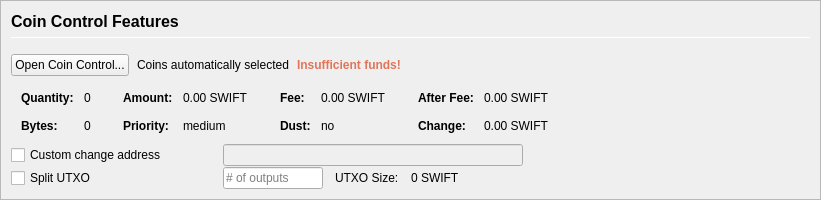
         <widget class="QFrame" name="frameCoinControl">
          <property name="sizePolicy">
           <sizepolicy hsizetype="Expanding" vsizetype="Expanding">
            <horstretch>0</horstretch>
            <verstretch>0</verstretch>
           </sizepolicy>
          </property>
          <property name="maximumSize">
           <size>
            <width>16777215</width>
            <height>16777215</height>
           </size>
          </property>
          <property name="frameShape">
           <enum>QFrame::StyledPanel</enum>
          </property>
          <property name="frameShadow">
           <enum>QFrame::Sunken</enum>
          </property>
          <layout class="QVBoxLayout" name="verticalLayoutCoinControl2">
           <property name="spacing">
            <number>0</number>
           </property>
           <property name="leftMargin">
            <number>0</number>
           </property>
           <property name="topMargin">
            <number>0</number>
           </property>
           <property name="rightMargin">
            <number>0</number>
           </property>
           <property name="bottomMargin">
            <number>0</number>
           </property>
           <item>
            <widget class="QFrame" name="frameCoinControl_BG">
             <layout class="QVBoxLayout" name="verticalLayoutCoinControl" stretch="0,0,0,0,0,0">
              <property name="spacing">
               <number>1</number>
              </property>
              <property name="leftMargin">
               <number>10</number>
              </property>
              <property name="topMargin">
               <number>10</number>
              </property>
              <item>
               <layout class="QHBoxLayout" name="horizontalLayoutCoinControl1">
                <property name="bottomMargin">
                 <number>15</number>
                </property>
                <item>
                 <layout class="QVBoxLayout" name="verticalLayout_3">
                  <property name="spacing">
                   <number>6</number>
                  </property>
                  <item>
                   <widget class="QLabel" name="labelCoinControlFeatures">
                    <property name="sizePolicy">
                     <sizepolicy hsizetype="Preferred" vsizetype="Maximum">
                      <horstretch>0</horstretch>
                      <verstretch>0</verstretch>
                     </sizepolicy>
                    </property>
                    <property name="minimumSize">
                     <size>
                      <width>0</width>
                      <height>20</height>
                     </size>
                    </property>
                    <property name="font">
                     <font>
                      <pointsize>12</pointsize>
                      <weight>75</weight>
                      <bold>true</bold>
                     </font>
                    </property>
                    <property name="styleSheet">
                     <string notr="true">font-weight:bold;</string>
                    </property>
                    <property name="text">
                     <string>Coin Control Features</string>
                    </property>
                   </widget>
                  </item>
                  <item>
                   <widget class="Line" name="line">
                    <property name="minimumSize">
                     <size>
                      <width>0</width>
                      <height>1</height>
                     </size>
                    </property>
                    <property name="maximumSize">
                     <size>
                      <width>16777215</width>
                      <height>1</height>
                     </size>
                    </property>
                    <property name="orientation">
                     <enum>Qt::Horizontal</enum>
                    </property>
                   </widget>
                  </item>
                 </layout>
                </item>
               </layout>
              </item>
              <item>
               <layout class="QHBoxLayout" name="horizontalLayoutCoinControl2" stretch="0,0,0,0">
                <property name="spacing">
                 <number>8</number>
                </property>
                <property name="bottomMargin">
                 <number>10</number>
                </property>
                <item>
                 <widget class="QPushButton" name="pushButtonCoinControl">
                  <property name="styleSheet">
                   <string notr="true"/>
                  </property>
                  <property name="text">
                   <string>Open Coin Control...</string>
                  </property>
                  <property name="autoDefault">
                   <bool>false</bool>
                  </property>
                 </widget>
                </item>
                <item>
                 <widget class="QLabel" name="labelCoinControlAutomaticallySelected">
                  <property name="text">
                   <string>Coins automatically selected</string>
                  </property>
                  <property name="margin">
                   <number>5</number>
                  </property>
                 </widget>
                </item>
                <item>
                 <widget class="QLabel" name="labelCoinControlInsuffFunds">
                  <property name="font">
                   <font>
                    <weight>75</weight>
                    <bold>true</bold>
                   </font>
                  </property>
                  <property name="styleSheet">
                   <string notr="true">color: #E1755A; font-weight: bold;</string>
                  </property>
                  <property name="text">
                   <string>Insufficient funds!</string>
                  </property>
                  <property name="margin">
                   <number>5</number>
                  </property>
                 </widget>
                </item>
                <item>
                 <spacer name="horizontalSpacerCoinControl">
                  <property name="orientation">
                   <enum>Qt::Horizontal</enum>
                  </property>
                  <property name="sizeHint" stdset="0">
                   <size>
                    <width>40</width>
                    <height>1</height>
                   </size>
                  </property>
                 </spacer>
                </item>
               </layout>
              </item>
              <item>
               <widget class="QWidget" name="widgetCoinControl" native="true">
                <property name="sizePolicy">
                 <sizepolicy hsizetype="Preferred" vsizetype="Preferred">
                  <horstretch>0</horstretch>
                  <verstretch>0</verstretch>
                 </sizepolicy>
                </property>
                <property name="minimumSize">
                 <size>
                  <width>0</width>
                  <height>0</height>
                 </size>
                </property>
                <property name="styleSheet">
                 <string notr="true"/>
                </property>
                <layout class="QHBoxLayout" name="horizontalLayoutCoinControl5">
                 <property name="leftMargin">
                  <number>0</number>
                 </property>
                 <property name="topMargin">
                  <number>0</number>
                 </property>
                 <property name="rightMargin">
                  <number>0</number>
                 </property>
                 <property name="bottomMargin">
                  <number>0</number>
                 </property>
                 <item>
                  <layout class="QHBoxLayout" name="horizontalLayoutCoinControl3" stretch="0,0,0,1">
                   <property name="spacing">
                    <number>20</number>
                   </property>
                   <property name="topMargin">
                    <number>0</number>
                   </property>
                   <property name="bottomMargin">
                    <number>10</number>
                   </property>
                   <item>
                    <layout class="QFormLayout" name="formLayoutCoinControl1">
                     <property name="horizontalSpacing">
                      <number>10</number>
                     </property>
                     <property name="verticalSpacing">
                      <number>14</number>
                     </property>
                     <property name="leftMargin">
                      <number>10</number>
                     </property>
                     <property name="topMargin">
                      <number>4</number>
                     </property>
                     <property name="rightMargin">
                      <number>6</number>
                     </property>
                     <item row="0" column="0">
                      <widget class="QLabel" name="labelCoinControlQuantityText">
                       <property name="font">
                        <font>
                         <weight>75</weight>
                         <bold>true</bold>
                        </font>
                       </property>
                       <property name="text">
                        <string>Quantity:</string>
                       </property>
                       <property name="margin">
                        <number>0</number>
                       </property>
                      </widget>
                     </item>
                     <item row="0" column="1">
                      <widget class="QLabel" name="labelCoinControlQuantity">
                       <property name="cursor">
                        <cursorShape>IBeamCursor</cursorShape>
                       </property>
                       <property name="contextMenuPolicy">
                        <enum>Qt::ActionsContextMenu</enum>
                       </property>
                       <property name="text">
                        <string notr="true">0</string>
                       </property>
                       <property name="margin">
                        <number>0</number>
                       </property>
                       <property name="textInteractionFlags">
                        <set>Qt::LinksAccessibleByMouse|Qt::TextSelectableByKeyboard|Qt::TextSelectableByMouse</set>
                       </property>
                      </widget>
                     </item>
                     <item row="1" column="0">
                      <widget class="QLabel" name="labelCoinControlBytesText">
                       <property name="font">
                        <font>
                         <weight>75</weight>
                         <bold>true</bold>
                        </font>
                       </property>
                       <property name="text">
                        <string>Bytes:</string>
                       </property>
                      </widget>
                     </item>
                     <item row="1" column="1">
                      <widget class="QLabel" name="labelCoinControlBytes">
                       <property name="cursor">
                        <cursorShape>IBeamCursor</cursorShape>
                       </property>
                       <property name="contextMenuPolicy">
                        <enum>Qt::ActionsContextMenu</enum>
                       </property>
                       <property name="text">
                        <string notr="true">0</string>
                       </property>
                       <property name="textInteractionFlags">
                        <set>Qt::LinksAccessibleByMouse|Qt::TextSelectableByKeyboard|Qt::TextSelectableByMouse</set>
                       </property>
                      </widget>
                     </item>
                    </layout>
                   </item>
                   <item>
                    <layout class="QFormLayout" name="formLayoutCoinControl2">
                     <property name="horizontalSpacing">
                      <number>10</number>
                     </property>
                     <property name="verticalSpacing">
                      <number>14</number>
                     </property>
                     <property name="leftMargin">
                      <number>6</number>
                     </property>
                     <property name="topMargin">
                      <number>4</number>
                     </property>
                     <property name="rightMargin">
                      <number>6</number>
                     </property>
                     <item row="0" column="0">
                      <widget class="QLabel" name="labelCoinControlAmountText">
                       <property name="font">
                        <font>
                         <weight>75</weight>
                         <bold>true</bold>
                        </font>
                       </property>
                       <property name="text">
                        <string>Amount:</string>
                       </property>
                       <property name="margin">
                        <number>0</number>
                       </property>
                      </widget>
                     </item>
                     <item row="0" column="1">
                      <widget class="QLabel" name="labelCoinControlAmount">
                       <property name="cursor">
                        <cursorShape>IBeamCursor</cursorShape>
                       </property>
                       <property name="contextMenuPolicy">
                        <enum>Qt::ActionsContextMenu</enum>
                       </property>
                       <property name="text">
                        <string notr="true">0.00 SWIFT</string>
                       </property>
                       <property name="textInteractionFlags">
                        <set>Qt::LinksAccessibleByMouse|Qt::TextSelectableByKeyboard|Qt::TextSelectableByMouse</set>
                       </property>
                      </widget>
                     </item>
                     <item row="1" column="0">
                      <widget class="QLabel" name="labelCoinControlPriorityText">
                       <property name="font">
                        <font>
                         <weight>75</weight>
                         <bold>true</bold>
                        </font>
                       </property>
                       <property name="text">
                        <string>Priority:</string>
                       </property>
                      </widget>
                     </item>
                     <item row="1" column="1">
                      <widget class="QLabel" name="labelCoinControlPriority">
                       <property name="cursor">
                        <cursorShape>IBeamCursor</cursorShape>
                       </property>
                       <property name="contextMenuPolicy">
                        <enum>Qt::ActionsContextMenu</enum>
                       </property>
                       <property name="text">
                        <string>medium</string>
                       </property>
                       <property name="textInteractionFlags">
                        <set>Qt::LinksAccessibleByMouse|Qt::TextSelectableByKeyboard|Qt::TextSelectableByMouse</set>
                       </property>
                      </widget>
                     </item>
                    </layout>
                   </item>
                   <item>
                    <layout class="QFormLayout" name="formLayoutCoinControl3">
                     <property name="horizontalSpacing">
                      <number>10</number>
                     </property>
                     <property name="verticalSpacing">
                      <number>14</number>
                     </property>
                     <property name="leftMargin">
                      <number>6</number>
                     </property>
                     <property name="topMargin">
                      <number>4</number>
                     </property>
                     <property name="rightMargin">
                      <number>6</number>
                     </property>
                     <item row="0" column="0">
                      <widget class="QLabel" name="labelCoinControlFeeText">
                       <property name="font">
                        <font>
                         <weight>75</weight>
                         <bold>true</bold>
                        </font>
                       </property>
                       <property name="text">
                        <string>Fee:</string>
                       </property>
                       <property name="margin">
                        <number>0</number>
                       </property>
                      </widget>
                     </item>
                     <item row="0" column="1">
                      <widget class="QLabel" name="labelCoinControlFee">
                       <property name="cursor">
                        <cursorShape>IBeamCursor</cursorShape>
                       </property>
                       <property name="contextMenuPolicy">
                        <enum>Qt::ActionsContextMenu</enum>
                       </property>
                       <property name="text">
                        <string notr="true">0.00 SWIFT</string>
                       </property>
                       <property name="textInteractionFlags">
                        <set>Qt::LinksAccessibleByMouse|Qt::TextSelectableByKeyboard|Qt::TextSelectableByMouse</set>
                       </property>
                      </widget>
                     </item>
                     <item row="1" column="0">
                      <widget class="QLabel" name="labelCoinControlLowOutputText">
                       <property name="font">
                        <font>
                         <weight>75</weight>
                         <bold>true</bold>
                        </font>
                       </property>
                       <property name="text">
                        <string>Dust:</string>
                       </property>
                      </widget>
                     </item>
                     <item row="1" column="1">
                      <widget class="QLabel" name="labelCoinControlLowOutput">
                       <property name="cursor">
                        <cursorShape>IBeamCursor</cursorShape>
                       </property>
                       <property name="contextMenuPolicy">
                        <enum>Qt::ActionsContextMenu</enum>
                       </property>
                       <property name="text">
                        <string>no</string>
                       </property>
                       <property name="textInteractionFlags">
                        <set>Qt::LinksAccessibleByMouse|Qt::TextSelectableByKeyboard|Qt::TextSelectableByMouse</set>
                       </property>
                      </widget>
                     </item>
                    </layout>
                   </item>
                   <item>
                    <layout class="QFormLayout" name="formLayoutCoinControl4">
                     <property name="horizontalSpacing">
                      <number>10</number>
                     </property>
                     <property name="verticalSpacing">
                      <number>14</number>
                     </property>
                     <property name="leftMargin">
                      <number>6</number>
                     </property>
                     <property name="topMargin">
                      <number>4</number>
                     </property>
                     <property name="rightMargin">
                      <number>6</number>
                     </property>
                     <item row="0" column="0">
                      <widget class="QLabel" name="labelCoinControlAfterFeeText">
                       <property name="font">
                        <font>
                         <weight>75</weight>
                         <bold>true</bold>
                        </font>
                       </property>
                       <property name="text">
                        <string>After Fee:</string>
                       </property>
                       <property name="margin">
                        <number>0</number>
                       </property>
                      </widget>
                     </item>
                     <item row="0" column="1">
                      <widget class="QLabel" name="labelCoinControlAfterFee">
                       <property name="cursor">
                        <cursorShape>IBeamCursor</cursorShape>
                       </property>
                       <property name="contextMenuPolicy">
                        <enum>Qt::ActionsContextMenu</enum>
                       </property>
                       <property name="text">
                        <string notr="true">0.00 SWIFT</string>
                       </property>
                       <property name="textInteractionFlags">
                        <set>Qt::LinksAccessibleByMouse|Qt::TextSelectableByKeyboard|Qt::TextSelectableByMouse</set>
                       </property>
                      </widget>
                     </item>
                     <item row="1" column="0">
                      <widget class="QLabel" name="labelCoinControlChangeText">
                       <property name="font">
                        <font>
                         <weight>75</weight>
                         <bold>true</bold>
                        </font>
                       </property>
                       <property name="text">
                        <string>Change:</string>
                       </property>
                      </widget>
                     </item>
                     <item row="1" column="1">
                      <widget class="QLabel" name="labelCoinControlChange">
                       <property name="cursor">
                        <cursorShape>IBeamCursor</cursorShape>
                       </property>
                       <property name="contextMenuPolicy">
                        <enum>Qt::ActionsContextMenu</enum>
                       </property>
                       <property name="text">
                        <string notr="true">0.00 SWIFT</string>
                       </property>
                       <property name="textInteractionFlags">
                        <set>Qt::LinksAccessibleByMouse|Qt::TextSelectableByKeyboard|Qt::TextSelectableByMouse</set>
                       </property>
                      </widget>
                     </item>
                    </layout>
                   </item>
                  </layout>
                 </item>
                </layout>
               </widget>
              </item>
              <item>
               <layout class="QHBoxLayout" name="horizontalLayoutCoinControl4">
                <property name="spacing">
                 <number>12</number>
                </property>
                <property name="sizeConstraint">
                 <enum>QLayout::SetDefaultConstraint</enum>
                </property>
                <property name="topMargin">
                 <number>0</number>
                </property>
                <property name="rightMargin">
                 <number>0</number>
                </property>
                <item>
                 <widget class="QCheckBox" name="checkBoxCoinControlChange">
                  <property name="sizePolicy">
                   <sizepolicy hsizetype="Preferred" vsizetype="Preferred">
                    <horstretch>0</horstretch>
                    <verstretch>0</verstretch>
                   </sizepolicy>
                  </property>
                  <property name="minimumSize">
                   <size>
                    <width>200</width>
                    <height>0</height>
                   </size>
                  </property>
                  <property name="maximumSize">
                   <size>
                    <width>200</width>
                    <height>16777215</height>
                   </size>
                  </property>
                  <property name="toolTip">
                   <string>If this is activated, but the change address is empty or invalid, change will be sent to a newly generated address.</string>
                  </property>
                  <property name="text">
                   <string>Custom change address</string>
                  </property>
                 </widget>
                </item>
                <item>
                 <widget class="QValidatedLineEdit" name="lineEditCoinControlChange">
                  <property name="enabled">
                   <bool>false</bool>
                  </property>
                  <property name="sizePolicy">
                   <sizepolicy hsizetype="Preferred" vsizetype="Preferred">
                    <horstretch>0</horstretch>
                    <verstretch>0</verstretch>
                   </sizepolicy>
                  </property>
                  <property name="minimumSize">
                   <size>
                    <width>300</width>
                    <height>0</height>
                   </size>
                  </property>
                 </widget>
                </item>
                <item>
                 <widget class="QLabel" name="labelCoinControlChangeLabel">
                  <property name="sizePolicy">
                   <sizepolicy hsizetype="Preferred" vsizetype="Preferred">
                    <horstretch>0</horstretch>
                    <verstretch>0</verstretch>
                   </sizepolicy>
                  </property>
                  <property name="minimumSize">
                   <size>
                    <width>100</width>
                    <height>0</height>
                   </size>
                  </property>
                  <property name="text">
                   <string/>
                  </property>
                  <property name="margin">
                   <number>3</number>
                  </property>
                 </widget>
                </item>
               </layout>
              </item>
              <item>
               <layout class="QHBoxLayout" name="horizontalLayoutCoinControl6">
                <property name="spacing">
                 <number>12</number>
                </property>
                <property name="rightMargin">
                 <number>0</number>
                </property>
                <item>
                 <widget class="QCheckBox" name="splitBlockCheckBox">
                  <property name="sizePolicy">
                   <sizepolicy hsizetype="Preferred" vsizetype="Preferred">
                    <horstretch>0</horstretch>
                    <verstretch>0</verstretch>
                   </sizepolicy>
                  </property>
                  <property name="minimumSize">
                   <size>
                    <width>200</width>
                    <height>0</height>
                   </size>
                  </property>
                  <property name="maximumSize">
                   <size>
                    <width>200</width>
                    <height>16777215</height>
                   </size>
                  </property>
                  <property name="text">
                   <string>Split UTXO</string>
                  </property>
                 </widget>
                </item>
                <item>
                 <widget class="QLineEdit" name="splitBlockLineEdit">
                  <property name="sizePolicy">
                   <sizepolicy hsizetype="Preferred" vsizetype="Preferred">
                    <horstretch>50</horstretch>
                    <verstretch>0</verstretch>
                   </sizepolicy>
                  </property>
                  <property name="minimumSize">
                   <size>
                    <width>100</width>
                    <height>0</height>
                   </size>
                  </property>
                  <property name="maximumSize">
                   <size>
                    <width>100</width>
                    <height>16777215</height>
                   </size>
                  </property>
                  <property name="placeholderText">
                   <string># of outputs</string>
                  </property>
                 </widget>
                </item>
                <item>
                 <widget class="QLabel" name="labelBlockSizeText">
                  <property name="text">
                   <string>UTXO Size:</string>
                  </property>
                 </widget>
                </item>
                <item>
                 <widget class="QLabel" name="labelBlockSize">
                  <property name="text">
                   <string>0 SWIFT</string>
                  </property>
                 </widget>
                </item>
                <item>
                 <spacer name="horizontalSpacer_7">
                  <property name="orientation">
                   <enum>Qt::Horizontal</enum>
                  </property>
                  <property name="sizeHint" stdset="0">
                   <size>
                    <width>40</width>
                    <height>20</height>
                   </size>
                  </property>
                 </spacer>
                </item>
               </layout>
              </item>
              <item>
               <spacer name="verticalSpacerCoinControl">
                <property name="orientation">
                 <enum>Qt::Vertical</enum>
                </property>
                <property name="sizeHint" stdset="0">
                 <size>
                  <width>800</width>
                  <height>1</height>
                 </size>
                </property>
               </spacer>
              </item>
             </layout>
            </widget>
           </item>
          </layout>
         </widget>
